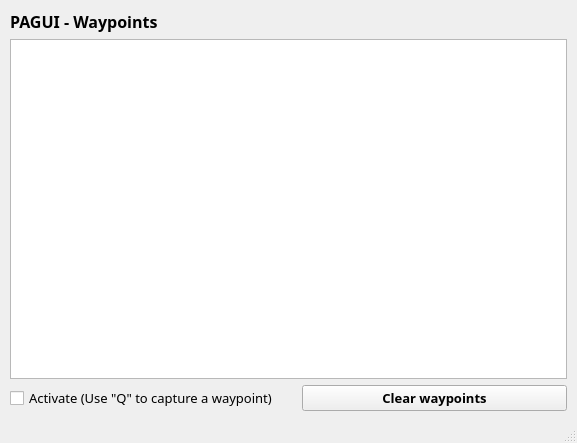
<?xml version="1.0" encoding="UTF-8"?>
<ui version="4.0">
 <class>MainWindow</class>
 <widget class="QMainWindow" name="MainWindow">
  <property name="geometry">
   <rect>
    <x>0</x>
    <y>0</y>
    <width>577</width>
    <height>443</height>
   </rect>
  </property>
  <property name="windowTitle">
   <string>PAGUI - Waypoints</string>
  </property>
  <widget class="QWidget" name="centralwidget">
   <layout class="QVBoxLayout" name="verticalLayout">
    <property name="leftMargin">
     <number>10</number>
    </property>
    <property name="topMargin">
     <number>10</number>
    </property>
    <property name="rightMargin">
     <number>10</number>
    </property>
    <property name="bottomMargin">
     <number>10</number>
    </property>
    <item>
     <widget class="QLabel" name="bs_text">
      <property name="font">
       <font>
        <family>Unbounded</family>
        <pointsize>12</pointsize>
        <bold>true</bold>
       </font>
      </property>
      <property name="text">
       <string>PAGUI - Waypoints</string>
      </property>
     </widget>
    </item>
    <item>
     <widget class="QListWidget" name="list_waypoints">
      <property name="font">
       <font>
        <family>Unbounded</family>
        <pointsize>12</pointsize>
        <bold>false</bold>
       </font>
      </property>
      <property name="selectionMode">
       <enum>QAbstractItemView::SingleSelection</enum>
      </property>
      <property name="selectionBehavior">
       <enum>QAbstractItemView::SelectItems</enum>
      </property>
      <property name="layoutMode">
       <enum>QListView::SinglePass</enum>
      </property>
      <property name="viewMode">
       <enum>QListView::ListMode</enum>
      </property>
     </widget>
    </item>
    <item>
     <layout class="QHBoxLayout" name="horizontalLayout" stretch="0,0">
      <property name="spacing">
       <number>24</number>
      </property>
      <property name="topMargin">
       <number>0</number>
      </property>
      <property name="rightMargin">
       <number>0</number>
      </property>
      <item>
       <widget class="QCheckBox" name="cbox_activate">
        <property name="font">
         <font>
          <family>Unbounded</family>
          <pointsize>10</pointsize>
         </font>
        </property>
        <property name="text">
         <string>Activate (Use &quot;Q&quot; to capture a waypoint)</string>
        </property>
       </widget>
      </item>
      <item>
       <widget class="QPushButton" name="btn_clear">
        <property name="font">
         <font>
          <family>Unbounded</family>
          <pointsize>10</pointsize>
          <bold>true</bold>
         </font>
        </property>
        <property name="text">
         <string>Clear waypoints</string>
        </property>
       </widget>
      </item>
     </layout>
    </item>
   </layout>
  </widget>
  <widget class="QStatusBar" name="statusbar"/>
 </widget>
 <resources/>
 <connections/>
</ui>
